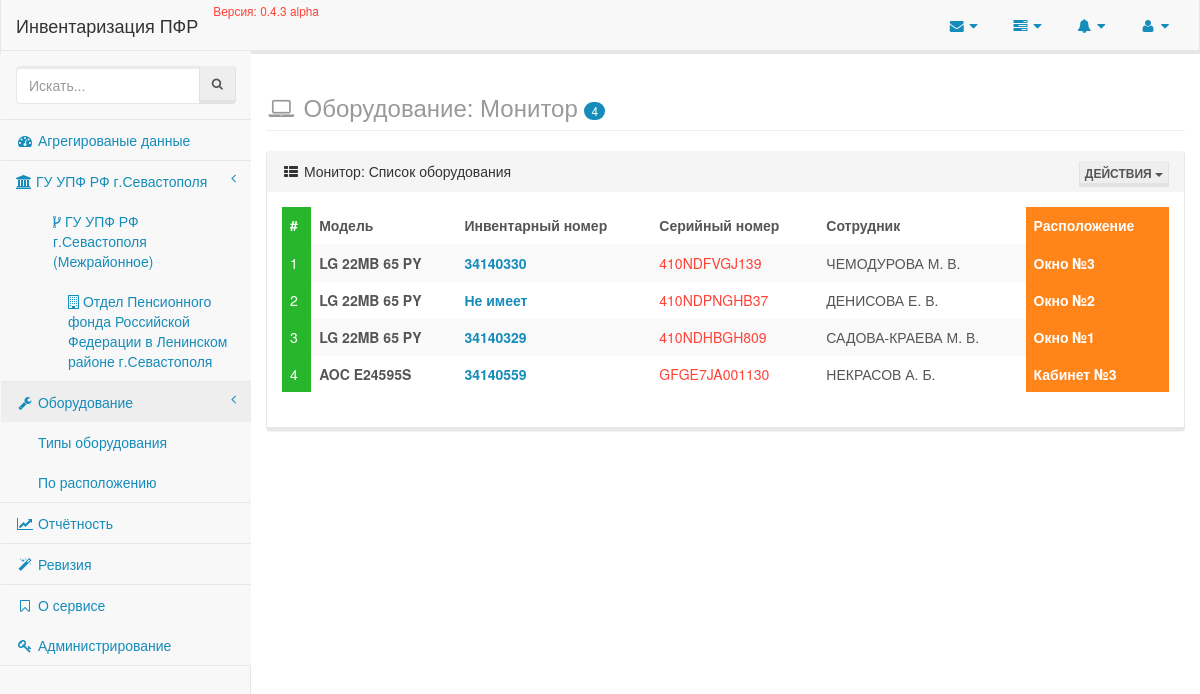
/equipments/type/1, run on the app's committed database.
### enterprise/models/organisation.py (models this page shows, shortened)
class Organisation(models.Model):
    title = models.CharField(_('Наименование'), max_length=80, unique=True, db_index=True)
    short_title = models.CharField(_('Краткое наименование'), max_length=40, unique=True, blank=True)
    parent = models.ForeignKey('self', related_name='subordinates', default=0, blank=True, null=True, verbose_name='В подчинении')
    @staticmethod
    def all():
        return Organisation.objects.all()
    class Meta:
        verbose_name = _('Организация')
        verbose_name_plural = _('Организации')
        app_label = 'enterprise'

### equipment/models/equipment_types.py (models this page shows, shortened)
class EquipmentTypes(models.Model):
    value = models.CharField('Значение', max_length=50, unique=True, db_index=True)
    annotation = EquipmentTypesAnnotation()
    equipments = EquipmentsTypeManager()
    objects = models.Manager()
    class Meta:
        verbose_name = 'Тип оборудования'
        verbose_name_plural = 'Типы оборудования'
        app_label = 'equipment'
        ordering = ['value']

### equipment/models/equipment.py (models this page shows, shortened)
class Equipment(models.Model):
    type = models.ForeignKey(
        EquipmentTypes,
        verbose_name='Тип оборудования',
        help_text='Выберите к какому типу принадлежит создаваемое оборудование'
    )
    serial_number = models.CharField(
        'Серийный номер',
        max_length=25,
        blank=True,
        help_text='Заводской номер оборудования, может содержать цифры и символы, допускается его отсутствие'
    )
    inventory_number = models.IntegerField(
        'Инвентарный номер',
        blank=True,
        help_text='Инвентарный номер оборудования, допускаются только цифровые идентификаторы'
    )
    model = models.CharField(
        'Модель',
        max_length=100,
        help_text='Марка оборудования, модель или другая информация'
    )
    responsible = models.ForeignKey(
        Employee,
        verbose_name='Ответственное лицо',
        help_text='Сотрудник ПФР за которым закрепленна техника'
    )
    note = models.TextField(
        'Примечание',
        blank=True,
    )
    created_at = models.DateTimeField(
        'Созданно',
        auto_now_add=True
    )
    updated_at = models.DateTimeField(
        'Обновленно',
        auto_now=True
    )
    revised_at = models.DateTimeField(
        'Ревизия',
        blank=True,
        null=True,
        help_text='Дата проведения последней ревизии'
    )
    objects = EquipmentsManager()
    class Meta:
        verbose_name = 'Оборудование'
        verbose_name_plural = 'Учётные единицы'
        app_label = 'equipment'
        ordering = ['-created_at']

### enterprise/models/employee.py (models this page shows, shortened)
class Employee(models.Model):
    STATES = [
        [True, _('Работает')],
        [False, _('Уволен')]
    ]
    POSITIONS = [
        [1, _('Специалист-эксперт')],
        [2, _('Ведущий специалист-эксперт')],
        [3, _('Главный специалист-эксперт')],
        [4, _('Старший инспектор')],
        [5, _('Специалист-эксперт (по автоматизации)')],
        [6, _('Руководитель группы')],
        [7, _('Заместитель начальника отдела')],
        [8, _('Начальник отдела')],
        [9, _('Ведущий специалист-эксперт (юрисконсульт)')],
        [10, _('Руководитель клиентской службы')],
        [11, _('Архивариус')],
    ]
    surname = models.CharField(_('Фамилия'), max_length=50, db_index=True)
    firstname = models.CharField(_('Имя'), max_length=25)
    middlename = models.CharField(_('Отчество'), max_length=25)
    organisation = models.ForeignKey(Organisation, verbose_name='Сотрудник организации')
    department = models.ForeignKey(Department, verbose_name='Подразделение', blank=True, null=True)
    phone = models.CharField(_('Телефон'), max_length=25, blank=True)
    location = models.ForeignKey(Location, verbose_name='Месторасположение', blank=True, null=True)
    updated_at = models.DateTimeField(_('Дата последнего изменения'), auto_now=True)
    created_at = models.DateTimeField(_('Дата создания'), auto_now_add=True)
    state = models.BooleanField(_('Состояние'), choices=STATES, default=True)
    position = models.IntegerField(_('Должность'), choices=POSITIONS, default=1)
    def short_full_name(self):
        return '{0} {1}. {2}.'.format(self.surname, self.firstname[:1], self.middlename[:1])
    class Meta:
        verbose_name = _('Сотрудник')
        verbose_name_plural = _('Сотрудники')
        ordering = ['id']
        app_label = 'enterprise'

### enterprise/models/location.py (models this page shows, shortened)
class Location(models.Model):
    emplacement = models.CharField(_('Расположение'), max_length=50, db_index=True, unique=True)
    organisation = models.ForeignKey(Organisation, verbose_name='Находится в организации')
    is_active = models.BooleanField(_('Активно?'), default=True)
    annotation = LocationAnnotations()
    objects = models.Manager()
    class Meta:
        verbose_name = _('Месторасположение')
        verbose_name_plural = _('Месторасположения')
        app_label = 'enterprise'

### equipment/views.py (the view, shortened to what this page needs)
# urls.py: url(r'^type/(?P<pk>\d+)$', EquipmentTypeView.as_view(), name='type'),
class EquipmentTypeView(DetailView, EquipmentTypeMixin):
    template_name = 'equipment/type.html'
    context_object_name = 'type'
    queryset = EquipmentTypes.equipments.all()
    def get(self, request, *args, **kwargs):
        if 'xls' in request.GET:
            return self._render_type_report(kwargs.get('pk'))
        return super(EquipmentTypeView, self).get(request, *args, **kwargs)

### enterprise/templatetags/organisations_menu.py (called while the page is built)
@register.inclusion_tag('partials/organisations_menu.html')
def organisations_menu():
    menu = Organisation.all().filter(parent=None)
    return {'menu': menu}

### equipment/views.py (called while the page is built)
    @cached_property
    def equipments(self):
        selection = self.object.equipment_set
        return {
            'selection': selection.all(),
            'count': selection.count()
        }

    def meta(self):
        title = 'Оборудование: {0}'.format(self.object.value)
        return {
            'title': title
        }

### events/templatetags/events.py (called while the page is built)
@register.inclusion_tag('partials/_events.html')
def events():
    logs = LogEntry.objects.select_related('content_type').all().order_by('-action_time')[:5]
    return {
        'events': logs
    }

### inventory/__init__.py (called while the page is built)
def appname(request):
    return {'appname': __appname__}

def app_version(request):
    return {'app_version': __version__}

### equipment/templates/equipment/type.html (shortened to what this page needs)
{% extends 'layouts/application.html' %}
{% block content %}
    <div class="row">
        <h3 class="page-header text-muted">
            <i class="fa fa-laptop fa-fw"></i>
            {{ view.meta.title }} <span class="badge">{{ view.equipments.count }}</span>
        </h3>
        {% include 'equipment/partials/_type_list.html' %}
    </div>
{% endblock %}

### templates/partials/organisations_menu.html
{% for item in menu %}
    <li>
        <a href="{% url 'enterprise:detail' item.pk %}">
            <span class="fa fa-institution"> </span>
            {{ item.title }}
            <span class="fa arrow"></span>
        </a>
            <ul class="nav nav-third-level">
                {% for subordinate in item.subordinates.all %}
                    <li>
                        <a href="{% url 'enterprise:detail' subordinate.pk %}">
                            <span class="fa fa-code-fork"> </span>
                            {{ subordinate.title }}
                        </a>
                            <ul class="nav nav-fourth-level">
                                {% for sub in subordinate.subordinates.all %}
                                    <li>
                                        <a href="{% url 'enterprise:detail' sub.pk %}">
                                            <span class="fa fa-building-o"> </span>
                                            {{ sub.title }}
                                        </a>
                                    </li>
                                {% endfor %}
                            </ul>
                    </li>
                {% endfor %}
            </ul>
    </li>
{% endfor %}

### equipment/templates/equipment/partials/_type_list.html (shortened to what this page needs)
<div class="panel panel-default">
    <div class="panel-heading">
        <i class="fa fa-th-list fa-fw"></i> {{ type.value }}: Список оборудования
        <div class="pull-right">
            <div class="btn-group">
                <button type="button" class="btn btn-default btn-xs dropdown-toggle" data-toggle="dropdown">
                    Действия
                    <span class="caret"></span>
                </button>
            </div>
        </div>
    </div>
    <div class="panel-body">
        <div class="row">
            <div class="col-lg-12">
                <div class="table-responsive">
                    <table class="table table-hover table-striped">
                        <thead>
                            <tr>
                                <th class="success">#</th>
                                <th><b>Модель</b></th>
                                <th>Инвентарный номер</th>
                                <th>Серийный номер</th>
                                <th>Сотрудник</th>
                                <th class="warning text-warning">Расположение</th>
                            </tr>
                        </thead>
                        <tbody>
                            {% for equipment in view.equipments.selection %}
                                <tr>
                                    <td class="success">
                                        {{ forloop.counter }}
                                    </td>
                                    <td>
                                        <b>{{ equipment.model }}</b>
                                    </td>
                                    <td class="text-primary"><b>{{ equipment.inventory_number|default:'Не имеет' }}</b></td>
                                    <td class="text-danger">{{ equipment.serial_number|default:'Не имеет' }}</td>
                                    <td class="text-uppercase">{{ equipment.responsible.short_full_name }}</td>
                                    <td class="warning text-warning">
                                        <b>{{ equipment.responsible.location.emplacement }}</b>
                                    </td>
                                </tr>
                            {% empty %}
                                <td colspan="7">
                                    <p class="text-center text-danger">Данные по типу оборудования '{{ type.value|lower }}' отсутствуют!</p>
                                </td>
                            {% endfor %}
                        </tbody>
                    </table>
                </div>
            </div>
        </div>
    </div>
</div>

### data on the page
Organisation: title "ГУ УПФ РФ г.Севастополя"
Organisation: title "ГУ УПФ РФ г.Севастополя (Межрайонное)"
Organisation: title "Отдел Пенсионного фонда Российской Федерации в Ленинском районе г.Севастополя"
EquipmentTypes: meta "Оборудование: Монитор", value "Монитор"
Equipment: model "LG 22MB 65 PY", inventory_number "34140330", serial_number "410NDFVGJ139", responsible.short_full_name "ЧЕМОДУРОВА М. В.", responsible.location.emplacement "Окно №3"
Equipment: model "LG 22MB 65 PY", inventory_number "Не имеет", serial_number "410NDPNGHB37", responsible.short_full_name "ДЕНИСОВА Е. В.", responsible.location.emplacement "Окно №2"
Equipment: model "LG 22MB 65 PY", inventory_number "34140329", serial_number "410NDHBGH809", responsible.short_full_name "САДОВА-КРАЕВА М. В.", responsible.location.emplacement "Окно №1"
Equipment: model "AOC E24595S", inventory_number "34140559", serial_number "GFGE7JA001130", responsible.short_full_name "НЕКРАСОВ А. Б.", responsible.location.emplacement "Кабинет №3"

### other printed values
{{ appname }} "Инвентаризация ПФР"
{{ app_version }} "0.4.3 alpha"
{{ view.equipments.count }} "4"
